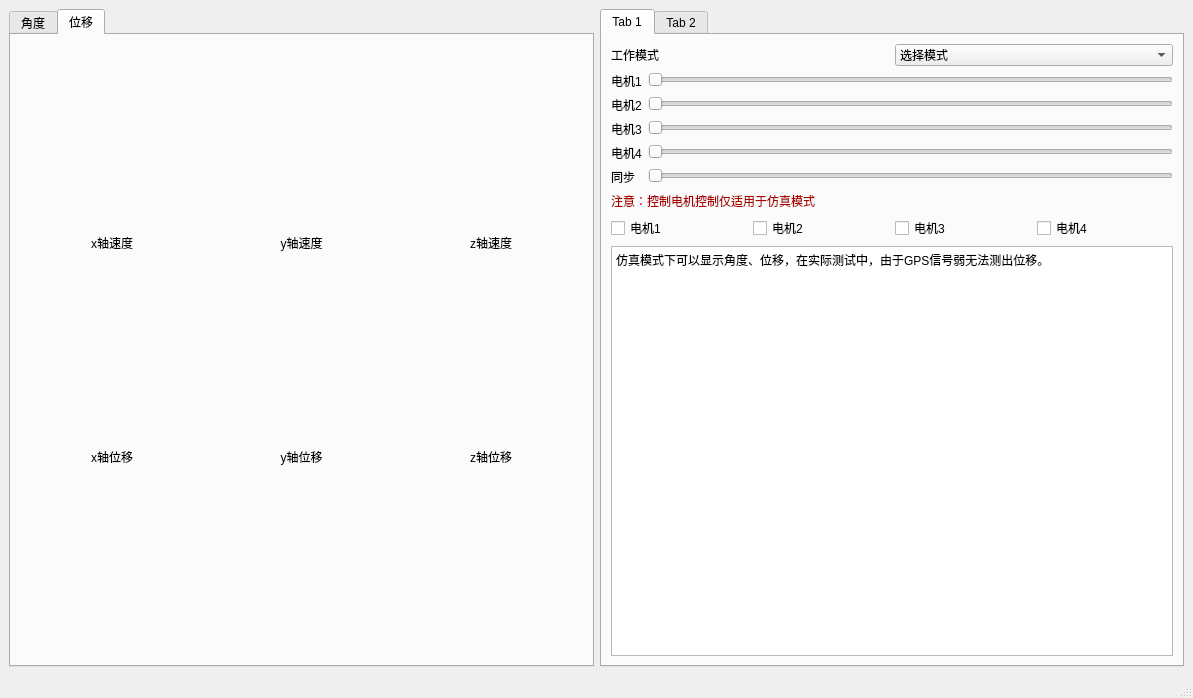
<?xml version="1.0" encoding="UTF-8"?>
<ui version="4.0">
 <class>MainWindow</class>
 <widget class="QMainWindow" name="MainWindow">
  <property name="geometry">
   <rect>
    <x>0</x>
    <y>0</y>
    <width>1193</width>
    <height>698</height>
   </rect>
  </property>
  <property name="sizePolicy">
   <sizepolicy hsizetype="MinimumExpanding" vsizetype="Preferred">
    <horstretch>0</horstretch>
    <verstretch>0</verstretch>
   </sizepolicy>
  </property>
  <property name="contextMenuPolicy">
   <enum>Qt::DefaultContextMenu</enum>
  </property>
  <property name="windowTitle">
   <string>Monitor</string>
  </property>
  <property name="styleSheet">
   <string notr="true"/>
  </property>
  <widget class="QWidget" name="centralwidget">
   <layout class="QGridLayout" name="gridLayout_4">
    <item row="0" column="0">
     <widget class="QTabWidget" name="display_weight">
      <property name="sizePolicy">
       <sizepolicy hsizetype="Expanding" vsizetype="Preferred">
        <horstretch>0</horstretch>
        <verstretch>0</verstretch>
       </sizepolicy>
      </property>
      <property name="currentIndex">
       <number>1</number>
      </property>
      <widget class="QWidget" name="angel">
       <attribute name="title">
        <string>角度</string>
       </attribute>
       <layout class="QGridLayout" name="gridLayout_2">
        <item row="2" column="0">
         <layout class="QVBoxLayout" name="roll"/>
        </item>
        <item row="1" column="1">
         <widget class="QLabel" name="label_18">
          <property name="sizePolicy">
           <sizepolicy hsizetype="Preferred" vsizetype="Fixed">
            <horstretch>0</horstretch>
            <verstretch>0</verstretch>
           </sizepolicy>
          </property>
          <property name="text">
           <string>omega pitch</string>
          </property>
          <property name="alignment">
           <set>Qt::AlignCenter</set>
          </property>
         </widget>
        </item>
        <item row="1" column="2">
         <widget class="QLabel" name="label_20">
          <property name="sizePolicy">
           <sizepolicy hsizetype="Preferred" vsizetype="Fixed">
            <horstretch>0</horstretch>
            <verstretch>0</verstretch>
           </sizepolicy>
          </property>
          <property name="text">
           <string>omega yaw</string>
          </property>
          <property name="alignment">
           <set>Qt::AlignCenter</set>
          </property>
         </widget>
        </item>
        <item row="3" column="0">
         <widget class="QLabel" name="label_19">
          <property name="sizePolicy">
           <sizepolicy hsizetype="Preferred" vsizetype="Fixed">
            <horstretch>0</horstretch>
            <verstretch>0</verstretch>
           </sizepolicy>
          </property>
          <property name="text">
           <string>roll</string>
          </property>
          <property name="alignment">
           <set>Qt::AlignCenter</set>
          </property>
         </widget>
        </item>
        <item row="2" column="2">
         <layout class="QVBoxLayout" name="yaw"/>
        </item>
        <item row="2" column="1">
         <layout class="QVBoxLayout" name="pitch"/>
        </item>
        <item row="0" column="0">
         <layout class="QVBoxLayout" name="omega_roll"/>
        </item>
        <item row="3" column="1">
         <widget class="QLabel" name="label_9">
          <property name="layoutDirection">
           <enum>Qt::RightToLeft</enum>
          </property>
          <property name="text">
           <string>pitch</string>
          </property>
          <property name="alignment">
           <set>Qt::AlignCenter</set>
          </property>
         </widget>
        </item>
        <item row="0" column="2">
         <layout class="QVBoxLayout" name="omega_yaw"/>
        </item>
        <item row="3" column="2">
         <widget class="QLabel" name="label_10">
          <property name="text">
           <string>yaw</string>
          </property>
          <property name="alignment">
           <set>Qt::AlignCenter</set>
          </property>
         </widget>
        </item>
        <item row="0" column="1">
         <layout class="QVBoxLayout" name="omega_pitch"/>
        </item>
        <item row="1" column="0">
         <widget class="QLabel" name="label_15">
          <property name="enabled">
           <bool>true</bool>
          </property>
          <property name="sizePolicy">
           <sizepolicy hsizetype="Preferred" vsizetype="Fixed">
            <horstretch>0</horstretch>
            <verstretch>0</verstretch>
           </sizepolicy>
          </property>
          <property name="text">
           <string>omega roll</string>
          </property>
          <property name="alignment">
           <set>Qt::AlignCenter</set>
          </property>
         </widget>
        </item>
       </layout>
      </widget>
      <widget class="QWidget" name="liner">
       <attribute name="title">
        <string>位移</string>
       </attribute>
       <layout class="QGridLayout" name="gridLayout_3">
        <item row="0" column="0">
         <layout class="QVBoxLayout" name="speed_x"/>
        </item>
        <item row="0" column="1">
         <layout class="QVBoxLayout" name="speed_y"/>
        </item>
        <item row="0" column="2">
         <layout class="QVBoxLayout" name="speed_z"/>
        </item>
        <item row="1" column="0">
         <widget class="QLabel" name="label">
          <property name="enabled">
           <bool>true</bool>
          </property>
          <property name="sizePolicy">
           <sizepolicy hsizetype="Preferred" vsizetype="Fixed">
            <horstretch>0</horstretch>
            <verstretch>0</verstretch>
           </sizepolicy>
          </property>
          <property name="text">
           <string>x轴速度</string>
          </property>
          <property name="alignment">
           <set>Qt::AlignCenter</set>
          </property>
         </widget>
        </item>
        <item row="1" column="1">
         <widget class="QLabel" name="label_2">
          <property name="sizePolicy">
           <sizepolicy hsizetype="Preferred" vsizetype="Fixed">
            <horstretch>0</horstretch>
            <verstretch>0</verstretch>
           </sizepolicy>
          </property>
          <property name="text">
           <string>y轴速度</string>
          </property>
          <property name="alignment">
           <set>Qt::AlignCenter</set>
          </property>
         </widget>
        </item>
        <item row="1" column="2">
         <widget class="QLabel" name="label_3">
          <property name="sizePolicy">
           <sizepolicy hsizetype="Preferred" vsizetype="Fixed">
            <horstretch>0</horstretch>
            <verstretch>0</verstretch>
           </sizepolicy>
          </property>
          <property name="text">
           <string>z轴速度</string>
          </property>
          <property name="alignment">
           <set>Qt::AlignCenter</set>
          </property>
         </widget>
        </item>
        <item row="2" column="0">
         <layout class="QVBoxLayout" name="p_x"/>
        </item>
        <item row="2" column="1">
         <layout class="QVBoxLayout" name="p_y"/>
        </item>
        <item row="2" column="2">
         <layout class="QVBoxLayout" name="p_z"/>
        </item>
        <item row="3" column="0">
         <widget class="QLabel" name="label_4">
          <property name="enabled">
           <bool>true</bool>
          </property>
          <property name="sizePolicy">
           <sizepolicy hsizetype="Preferred" vsizetype="Fixed">
            <horstretch>0</horstretch>
            <verstretch>0</verstretch>
           </sizepolicy>
          </property>
          <property name="text">
           <string>x轴位移</string>
          </property>
          <property name="alignment">
           <set>Qt::AlignCenter</set>
          </property>
         </widget>
        </item>
        <item row="3" column="1">
         <widget class="QLabel" name="label_5">
          <property name="sizePolicy">
           <sizepolicy hsizetype="Preferred" vsizetype="Fixed">
            <horstretch>0</horstretch>
            <verstretch>0</verstretch>
           </sizepolicy>
          </property>
          <property name="text">
           <string>y轴位移</string>
          </property>
          <property name="alignment">
           <set>Qt::AlignCenter</set>
          </property>
         </widget>
        </item>
        <item row="3" column="2">
         <widget class="QLabel" name="label_6">
          <property name="sizePolicy">
           <sizepolicy hsizetype="Preferred" vsizetype="Fixed">
            <horstretch>0</horstretch>
            <verstretch>0</verstretch>
           </sizepolicy>
          </property>
          <property name="text">
           <string>z轴位移</string>
          </property>
          <property name="alignment">
           <set>Qt::AlignCenter</set>
          </property>
         </widget>
        </item>
       </layout>
      </widget>
     </widget>
    </item>
    <item row="0" column="1">
     <widget class="QTabWidget" name="control_widget">
      <property name="currentIndex">
       <number>0</number>
      </property>
      <widget class="QWidget" name="tab">
       <attribute name="title">
        <string>Tab 1</string>
       </attribute>
       <layout class="QVBoxLayout" name="verticalLayout">
        <item>
         <layout class="QGridLayout" name="modselect">
          <item row="0" column="2">
           <widget class="QComboBox" name="mod_switch">
            <property name="sizePolicy">
             <sizepolicy hsizetype="Preferred" vsizetype="Fixed">
              <horstretch>0</horstretch>
              <verstretch>0</verstretch>
             </sizepolicy>
            </property>
            <item>
             <property name="text">
              <string>选择模式</string>
             </property>
            </item>
            <item>
             <property name="text">
              <string>仿真模式</string>
             </property>
            </item>
            <item>
             <property name="text">
              <string>测试模式</string>
             </property>
            </item>
           </widget>
          </item>
          <item row="0" column="1">
           <widget class="QLabel" name="label_8">
            <property name="sizePolicy">
             <sizepolicy hsizetype="Preferred" vsizetype="Fixed">
              <horstretch>0</horstretch>
              <verstretch>0</verstretch>
             </sizepolicy>
            </property>
            <property name="text">
             <string>工作模式</string>
            </property>
           </widget>
          </item>
         </layout>
        </item>
        <item>
         <layout class="QFormLayout" name="control">
          <item row="0" column="0">
           <widget class="QLabel" name="label_11">
            <property name="sizePolicy">
             <sizepolicy hsizetype="Preferred" vsizetype="Fixed">
              <horstretch>0</horstretch>
              <verstretch>0</verstretch>
             </sizepolicy>
            </property>
            <property name="text">
             <string>电机1</string>
            </property>
           </widget>
          </item>
          <item row="0" column="1">
           <widget class="QSlider" name="motor1">
            <property name="sizePolicy">
             <sizepolicy hsizetype="Preferred" vsizetype="Fixed">
              <horstretch>0</horstretch>
              <verstretch>0</verstretch>
             </sizepolicy>
            </property>
            <property name="orientation">
             <enum>Qt::Horizontal</enum>
            </property>
           </widget>
          </item>
          <item row="1" column="0">
           <widget class="QLabel" name="label_12">
            <property name="sizePolicy">
             <sizepolicy hsizetype="Preferred" vsizetype="Fixed">
              <horstretch>0</horstretch>
              <verstretch>0</verstretch>
             </sizepolicy>
            </property>
            <property name="text">
             <string>电机2</string>
            </property>
           </widget>
          </item>
          <item row="1" column="1">
           <widget class="QSlider" name="motor2">
            <property name="sizePolicy">
             <sizepolicy hsizetype="Preferred" vsizetype="Fixed">
              <horstretch>0</horstretch>
              <verstretch>0</verstretch>
             </sizepolicy>
            </property>
            <property name="orientation">
             <enum>Qt::Horizontal</enum>
            </property>
           </widget>
          </item>
          <item row="2" column="0">
           <widget class="QLabel" name="label_13">
            <property name="sizePolicy">
             <sizepolicy hsizetype="Preferred" vsizetype="Fixed">
              <horstretch>0</horstretch>
              <verstretch>0</verstretch>
             </sizepolicy>
            </property>
            <property name="text">
             <string>电机3</string>
            </property>
           </widget>
          </item>
          <item row="2" column="1">
           <widget class="QSlider" name="motor3">
            <property name="sizePolicy">
             <sizepolicy hsizetype="Preferred" vsizetype="Fixed">
              <horstretch>0</horstretch>
              <verstretch>0</verstretch>
             </sizepolicy>
            </property>
            <property name="orientation">
             <enum>Qt::Horizontal</enum>
            </property>
           </widget>
          </item>
          <item row="3" column="0">
           <widget class="QLabel" name="label_14">
            <property name="sizePolicy">
             <sizepolicy hsizetype="Preferred" vsizetype="Fixed">
              <horstretch>0</horstretch>
              <verstretch>0</verstretch>
             </sizepolicy>
            </property>
            <property name="text">
             <string>电机4</string>
            </property>
           </widget>
          </item>
          <item row="3" column="1">
           <widget class="QSlider" name="motor4">
            <property name="sizePolicy">
             <sizepolicy hsizetype="Preferred" vsizetype="Fixed">
              <horstretch>0</horstretch>
              <verstretch>0</verstretch>
             </sizepolicy>
            </property>
            <property name="orientation">
             <enum>Qt::Horizontal</enum>
            </property>
           </widget>
          </item>
          <item row="4" column="0">
           <widget class="QLabel" name="label_16">
            <property name="sizePolicy">
             <sizepolicy hsizetype="Preferred" vsizetype="Fixed">
              <horstretch>0</horstretch>
              <verstretch>0</verstretch>
             </sizepolicy>
            </property>
            <property name="text">
             <string>同步</string>
            </property>
           </widget>
          </item>
          <item row="4" column="1">
           <widget class="QSlider" name="motor_all">
            <property name="sizePolicy">
             <sizepolicy hsizetype="Preferred" vsizetype="Fixed">
              <horstretch>0</horstretch>
              <verstretch>0</verstretch>
             </sizepolicy>
            </property>
            <property name="orientation">
             <enum>Qt::Horizontal</enum>
            </property>
           </widget>
          </item>
          <item row="5" column="0" colspan="2">
           <widget class="QLabel" name="label_7">
            <property name="text">
             <string>&lt;html&gt;&lt;head/&gt;&lt;body&gt;&lt;p&gt;&lt;span style=&quot; color:#aa0000;&quot;&gt;注意：控制电机控制仅适用于仿真模式&lt;/span&gt;&lt;/p&gt;&lt;/body&gt;&lt;/html&gt;</string>
            </property>
            <property name="wordWrap">
             <bool>false</bool>
            </property>
           </widget>
          </item>
         </layout>
        </item>
        <item>
         <layout class="QGridLayout" name="gridLayout">
          <property name="sizeConstraint">
           <enum>QLayout::SetFixedSize</enum>
          </property>
          <item row="0" column="2">
           <widget class="QCheckBox" name="checkM4">
            <property name="sizePolicy">
             <sizepolicy hsizetype="Minimum" vsizetype="Preferred">
              <horstretch>0</horstretch>
              <verstretch>0</verstretch>
             </sizepolicy>
            </property>
            <property name="text">
             <string>电机3</string>
            </property>
           </widget>
          </item>
          <item row="0" column="0">
           <widget class="QCheckBox" name="checkM1">
            <property name="enabled">
             <bool>true</bool>
            </property>
            <property name="sizePolicy">
             <sizepolicy hsizetype="Preferred" vsizetype="Preferred">
              <horstretch>0</horstretch>
              <verstretch>0</verstretch>
             </sizepolicy>
            </property>
            <property name="text">
             <string>电机1</string>
            </property>
            <property name="iconSize">
             <size>
              <width>10</width>
              <height>10</height>
             </size>
            </property>
           </widget>
          </item>
          <item row="0" column="1">
           <widget class="QCheckBox" name="checkM2">
            <property name="sizePolicy">
             <sizepolicy hsizetype="Minimum" vsizetype="Preferred">
              <horstretch>0</horstretch>
              <verstretch>0</verstretch>
             </sizepolicy>
            </property>
            <property name="text">
             <string>电机2</string>
            </property>
           </widget>
          </item>
          <item row="0" column="3">
           <widget class="QCheckBox" name="checkM3">
            <property name="sizePolicy">
             <sizepolicy hsizetype="Minimum" vsizetype="Preferred">
              <horstretch>0</horstretch>
              <verstretch>0</verstretch>
             </sizepolicy>
            </property>
            <property name="layoutDirection">
             <enum>Qt::LeftToRight</enum>
            </property>
            <property name="text">
             <string>电机4</string>
            </property>
           </widget>
          </item>
         </layout>
        </item>
        <item>
         <widget class="QTextEdit" name="log_display">
          <property name="enabled">
           <bool>true</bool>
          </property>
          <property name="sizePolicy">
           <sizepolicy hsizetype="Preferred" vsizetype="Expanding">
            <horstretch>0</horstretch>
            <verstretch>0</verstretch>
           </sizepolicy>
          </property>
          <property name="html">
           <string>&lt;!DOCTYPE HTML PUBLIC &quot;-//W3C//DTD HTML 4.0//EN&quot; &quot;http://www.w3.org/TR/REC-html40/strict.dtd&quot;&gt;
&lt;html&gt;&lt;head&gt;&lt;meta name=&quot;qrichtext&quot; content=&quot;1&quot; /&gt;&lt;meta charset=&quot;utf-8&quot; /&gt;&lt;style type=&quot;text/css&quot;&gt;
p, li { white-space: pre-wrap; }
&lt;/style&gt;&lt;/head&gt;&lt;body style=&quot; font-family:'Microsoft YaHei UI'; font-size:9pt; font-weight:400; font-style:normal;&quot;&gt;
&lt;p style=&quot; margin-top:0px; margin-bottom:0px; margin-left:0px; margin-right:0px; -qt-block-indent:0; text-indent:0px;&quot;&gt;&lt;span style=&quot; font-family:'SimSun';&quot;&gt;仿真模式下可以显示角度、位移，在实际测试中，由于GPS信号弱无法测出位移。&lt;/span&gt;&lt;/p&gt;&lt;/body&gt;&lt;/html&gt;</string>
          </property>
         </widget>
        </item>
       </layout>
      </widget>
      <widget class="QWidget" name="tab_2">
       <attribute name="title">
        <string>Tab 2</string>
       </attribute>
       <layout class="QGridLayout" name="gridLayout_7">
        <item row="2" column="0">
         <layout class="QGridLayout" name="rod"/>
        </item>
        <item row="0" column="0">
         <layout class="QGridLayout" name="gridLayout_6">
          <item row="0" column="0">
           <widget class="QPushButton" name="take_off">
            <property name="sizePolicy">
             <sizepolicy hsizetype="Preferred" vsizetype="Fixed">
              <horstretch>0</horstretch>
              <verstretch>0</verstretch>
             </sizepolicy>
            </property>
            <property name="text">
             <string>起飞</string>
            </property>
           </widget>
          </item>
          <item row="0" column="1">
           <widget class="QPushButton" name="land">
            <property name="sizePolicy">
             <sizepolicy hsizetype="Preferred" vsizetype="Fixed">
              <horstretch>0</horstretch>
              <verstretch>0</verstretch>
             </sizepolicy>
            </property>
            <property name="text">
             <string>降落</string>
            </property>
           </widget>
          </item>
         </layout>
        </item>
        <item row="3" column="0">
         <spacer name="verticalSpacer">
          <property name="orientation">
           <enum>Qt::Vertical</enum>
          </property>
          <property name="sizeType">
           <enum>QSizePolicy::Fixed</enum>
          </property>
          <property name="sizeHint" stdset="0">
           <size>
            <width>20</width>
            <height>250</height>
           </size>
          </property>
         </spacer>
        </item>
       </layout>
      </widget>
     </widget>
    </item>
   </layout>
  </widget>
  <widget class="QMenuBar" name="menubar">
   <property name="geometry">
    <rect>
     <x>0</x>
     <y>0</y>
     <width>1193</width>
     <height>22</height>
    </rect>
   </property>
  </widget>
  <widget class="QStatusBar" name="statusbar"/>
 </widget>
 <resources>
  <include location="../source.qrc"/>
 </resources>
 <connections/>
</ui>
